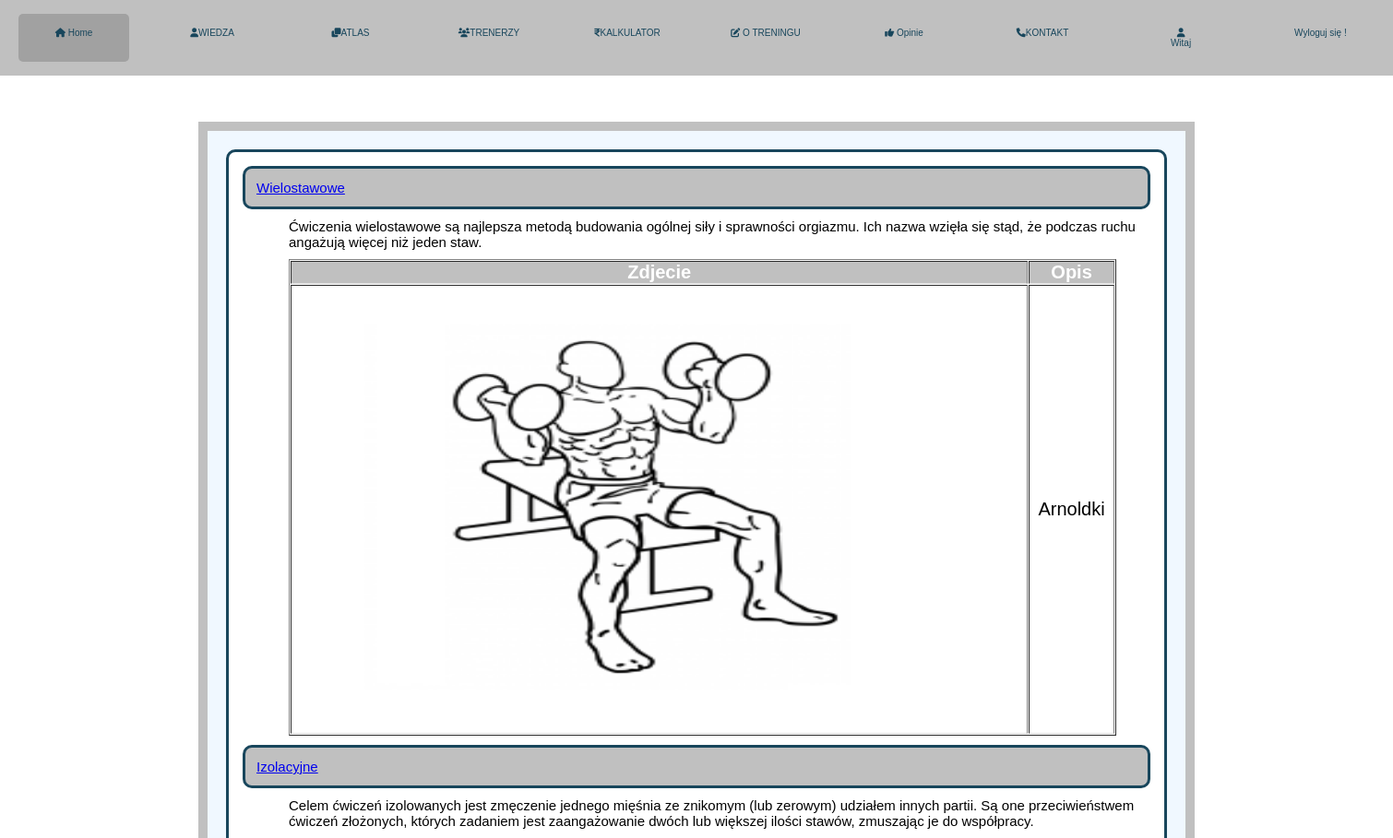
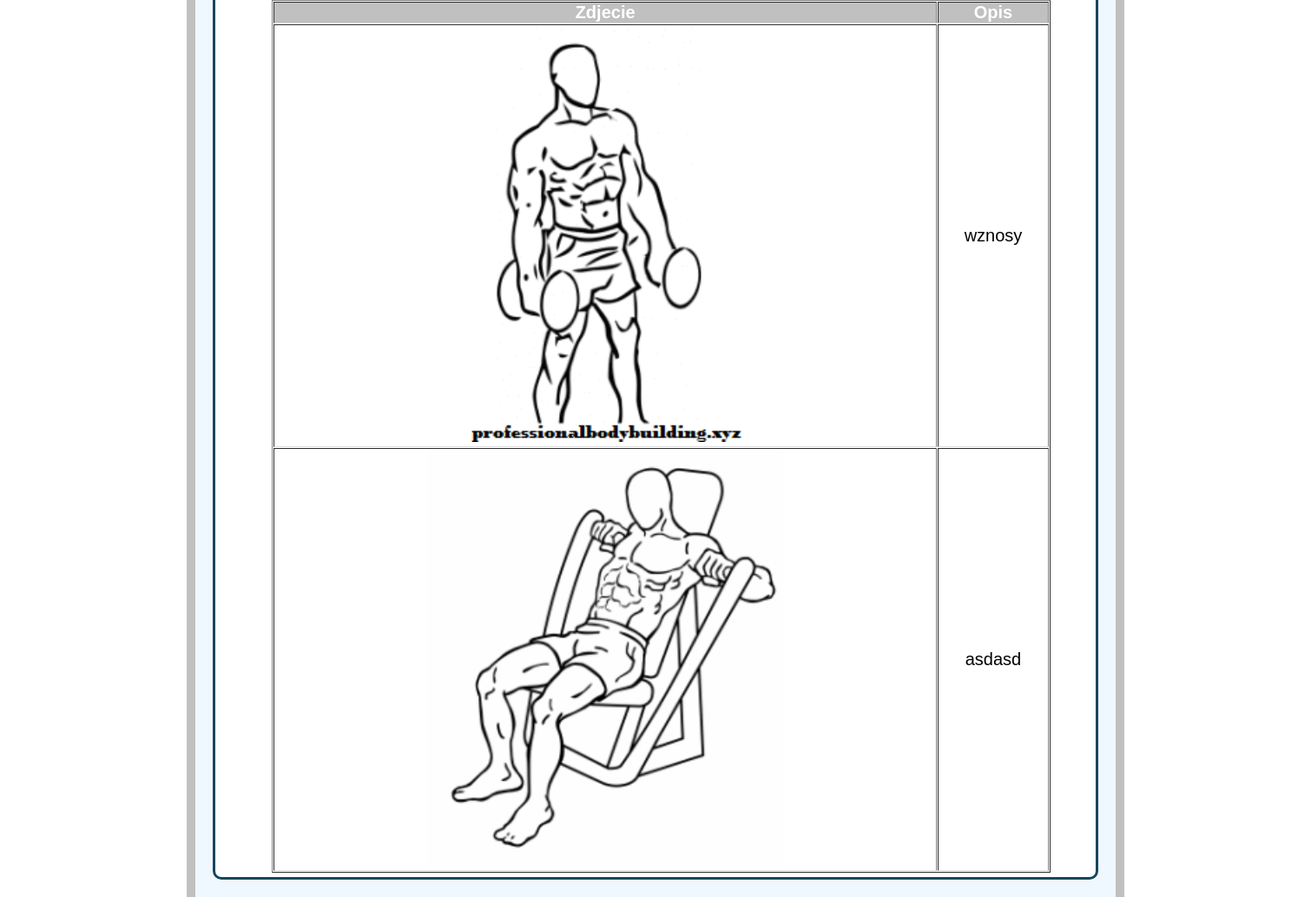
The page /barki.php on the database its author committed (2 pictures, top to bottom).
### tables this page shows
CREATE TABLE `image` (
  `id` int(11) NOT NULL,
  `image` varchar(200) NOT NULL,
  `nazwa` text NOT NULL,
  `text` text NOT NULL,
  `podzial` text NOT NULL,
  `grupa` text NOT NULL,
  `miejsce` text NOT NULL
);

### barki.php (the view, shortened to what this page needs)
<!DOCTYPE html>
<html>
<head>
<link rel="stylesheet" href="https://cdnjs.cloudflare.com/ajax/libs/font-awesome/6.0.0-beta3/css/all.min.css">
<link rel="stylesheet" href="css/cwiczenia.css">
</head>
<body>
<div class="menu-bar">
    <ul>
        <li class="active"><a href="home.php"><i class="fas fa-home"></i>  Home</a</i></li>
        <li><a href="#"><i class="fas fa-user"></i>WIEDZA</a>
       </li>
        <li><a href="plan.php"><i class="fas fa-clone"></i>ATLAS</a> </li>
        <li><a href="#"><i class="fas fa-users"></i>TRENERZY</a>
            </li>
        <li><a href="#"><i class="fas fa-inr"></i>KALKULATOR</a>
            </li>
        <li><a href="#"><i class="fas fa-edit"></i> O TRENINGU</a>
            </li>
           <li><a href="opinie.php"><i class="fas fa-thumbs-up"></i> Opinie</a>
            </li>
        <li><a href="kontakt.php"><i class="fas fa-phone"></i>KONTAKT</a></li>
        <li><i class="fas fa-user"></i>
                <?php
            echo "<p>Witaj "."<b>".$_SESSION['user']."</b>"."</br>";
            ?></a></li>
        <li><a href="kontakt.php"><i class="fas fa-logout"></i> <?php
                echo "<a href='logout.php'>Wyloguj się !</a>";
        ?></a></li>
    </ul>
</div>
<div class="block1">
			<div>
			<div class="container">
				<div class="options">
    <div class="deletworkout"><a class="deletworkout1" href="/" onClick="op('poka3'); return false;">Wielostawowe</a>
							<div id="poka3"><p class="text-center"><div class="deletworkout2">
								<div class="deletworkout2">Ćwiczenia wielostawowe są najlepsza metodą budowania ogólnej siły i sprawności orgiazmu. Ich nazwa wzięła się stąd, że podczas ruchu angażują więcej niż jeden staw.
							<table border=1 cellpadding=1 cellspacing=1>
							<tr>
							<th>Zdjecie</th>
							<th>Opis</th>
							</tr>
							<?php
								$db = mysqli_connect("localhost","root","","trener1");
								$sql = "SELECT * FROM `image` WHERE `grupa`='barki' AND `podzial`='Wielostowawe'";
								$result = mysqli_query($db,$sql);
								while($row = mysqli_fetch_array($result)){
									echo"<div id='img_div'>";
									echo"<tr>";
										echo"<td><img src='".$row['image']."' class='my-3' style='width:640px;height:480px;'></td>";
										echo "<td>".$row['text']."</td>";
								}
								?>
							    </table>
                                    </div>
                                </div>
                            </div>
                    </div>
                    <div class="deletworkout"><a class="deletworkout1" href="/" onClick="op('poka4'); return false;">Izolacyjne</a>
							<div id="poka4"><p class="text-center"><div class="deletworkout2">
								<div class="deletworkout2">Celem ćwiczeń izolowanych jest zmęczenie jednego mięśnia ze znikomym (lub zerowym) udziałem innych partii. Są one przeciwieństwem ćwiczeń złożonych, których zadaniem jest zaangażowanie dwóch lub większej ilości stawów, zmuszając je do współpracy.
							<table border=1 cellpadding=1 cellspacing=1>
							<tr>
							<th>Zdjecie</th>
							<th>Opis</th>
							</tr>
							<?php
								$db = mysqli_connect("localhost","root","","trener1");
								$sql = "SELECT * FROM `image` WHERE `grupa`='barki' AND `podzial`='Izolacyjne'";
								$result = mysqli_query($db,$sql);
								while($row = mysqli_fetch_array($result)){
									echo"<div id='img_div'>";
									echo"<tr>";
										echo"<td><img src='".$row['image']."' class='my-3' style='width:640;height:480px;'></td>";
										echo "<td>".$row['text']."</td>";
								}
								?>
							</table>
                        </div>
                    </div>
                        </div>
                    </div>
                </div>
            </div>
        </div>
    </div>
</body>
</html>

### css/cwiczenia.css (style rules this page uses)
* { padding:0; margin: 0; box-sizing: border-box; }
body { background-image: url(tlo2.jpg); background-size: cover; background-position: center; font-family: sans-serif; font-size: 10px; }
.menu-bar { background: silver; text-align: center; }
.menu-bar ul { display: inline-flex; list-style:none ; color: #18465c; visibility: visible; }
.menu-bar ul li { width: 120px; padding: 15px; margin: 15px; }
.menu-bar ul li a { text-decoration: none; color: #18465c; }
.active, .menu-bar ul li:hover { background: rgb(161, 161, 161); border-radius: 5px; }
.block1 { margin-top: 50px; margin-left: auto; margin-right: auto; width:1080px; height: auto; background-color: aliceblue; border: 10px solid silver; display: flex; flex-wrap: wrap; flex-direction: column }
.container { height: auto; width: 1020px; position: relative; margin: 20px; background: #fff; padding: 5px; overflow: hidden; border-radius: 10px; border: 3px #18465c solid; }
.deletworkout1 { margin-top: 10px; border-radius: 10px; border: 3px #18465c solid; width: 98%; font-size: 15px; background: silver; padding: 12px; display: inline-block; margin-bottom: 10px; margin-left: 10px; }
table { width: 95%; font-size: 20px; font-family: 'Franklin Gothic Medium', 'Arial Narrow', Arial, sans-serif; text-align: center; margin-top: 10px; }
th, td { border-bottom: 1px solid #ddd; }
th { background-color: silver; color: white; }
.deletworkout2 { margin-left: 30px; font-size: 15px; }

### rows shown on the page
image: image (picture), text "Arnoldki"
image: image (picture), text "wznosy"
image: image (picture), text "asdasd"
